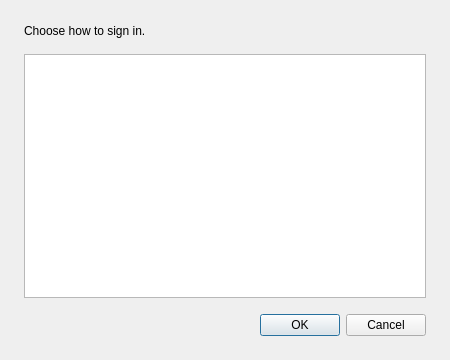
<?xml version="1.0" encoding="UTF-8"?>
<ui version="4.0">
 <class>AuthInfoWindow</class>
 <widget class="QDialog" name="AuthInfoWindow">
  <property name="geometry">
   <rect>
    <x>0</x>
    <y>0</y>
    <width>450</width>
    <height>360</height>
   </rect>
  </property>
  <property name="windowTitle">
   <string>Sign-in methods</string>
  </property>
  <layout class="QVBoxLayout" name="verticalLayout">
   <item>
    <widget class="QLabel" name="label">
     <property name="text">
      <string>Choose how to sign in.</string>
     </property>
    </widget>
   </item>
   <item>
    <widget class="QListWidget" name="authInfoListWidget">
     <property name="wordWrap">
      <bool>true</bool>
     </property>
     <property name="accessibleName">
      <string>Sign-in methods</string>
     </property>
    </widget>
   </item>
   <item>
    <widget class="QDialogButtonBox" name="buttonBox">
     <property name="orientation">
      <enum>Qt::Orientation::Horizontal</enum>
     </property>
     <property name="standardButtons">
      <set>QDialogButtonBox::StandardButton::Cancel|QDialogButtonBox::StandardButton::Ok</set>
     </property>
    </widget>
   </item>
   <property name="spacing">
    <number>16</number>
   </property>
   <property name="leftMargin">
    <number>24</number>
   </property>
   <property name="rightMargin">
    <number>24</number>
   </property>
   <property name="topMargin">
    <number>24</number>
   </property>
   <property name="bottomMargin">
    <number>24</number>
   </property>
  </layout>
 </widget>
 <resources />
 <connections>
  <connection>
   <sender>buttonBox</sender>
   <signal>accepted()</signal>
   <receiver>AuthInfoWindow</receiver>
   <slot>accept()</slot>
   <hints>
    <hint type="sourcelabel">
     <x>224</x>
     <y>229</y>
    </hint>
    <hint type="destinationlabel">
     <x>224</x>
     <y>124</y>
    </hint>
   </hints>
  </connection>
  <connection>
   <sender>buttonBox</sender>
   <signal>rejected()</signal>
   <receiver>AuthInfoWindow</receiver>
   <slot>reject()</slot>
   <hints>
    <hint type="sourcelabel">
     <x>224</x>
     <y>229</y>
    </hint>
    <hint type="destinationlabel">
     <x>224</x>
     <y>124</y>
    </hint>
   </hints>
  </connection>
  <connection>
   <sender>authInfoListWidget</sender>
   <signal>itemDoubleClicked(QListWidgetItem*)</signal>
   <receiver>AuthInfoWindow</receiver>
   <slot>accept()</slot>
   <hints>
    <hint type="sourcelabel">
     <x>224</x>
     <y>116</y>
    </hint>
    <hint type="destinationlabel">
     <x>224</x>
     <y>124</y>
    </hint>
   </hints>
  </connection>
 </connections>
</ui>
